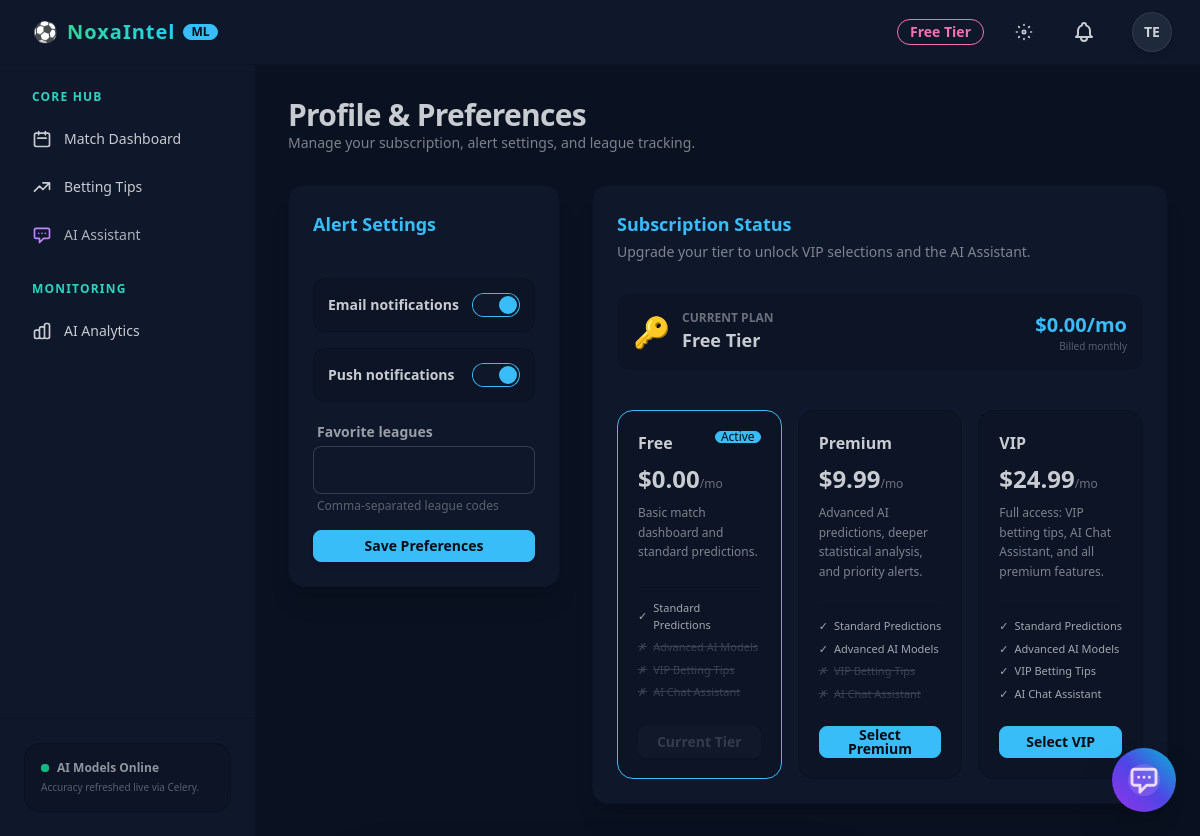
Page /users/profile/ (signed in) on the committed database.
### users/models.py (models this page shows, shortened)
class CustomUser(AbstractUser):
    phone_number = models.CharField(max_length=20, unique=True, null=True, blank=True)
    email = models.EmailField(unique=True)
    USERNAME_FIELD = 'phone_number'
    REQUIRED_FIELDS = ['email', 'username']

class Profile(models.Model):
    user = models.OneToOneField(CustomUser, on_delete=models.CASCADE, related_name='profile')
    subscription_tier = models.ForeignKey(
        SubscriptionTier, on_delete=models.SET_NULL, null=True, blank=True
    )
    email_notifications = models.BooleanField(default=True)
    push_notifications = models.BooleanField(default=True)
    favorite_leagues = models.CharField(max_length=255, blank=True, help_text="Comma-separated league codes")

class SubscriptionTier(models.Model):
    name = models.CharField(max_length=50, unique=True)
    price = models.DecimalField(max_digits=6, decimal_places=2, default=0.00)
    description = models.TextField(blank=True)
    access_advanced_ai = models.BooleanField(default=False)
    access_vip_tips = models.BooleanField(default=False)
    access_ai_assistant = models.BooleanField(default=False)

### users/views.py (the view)
# urls.py: path('profile/', views.profile_view, name='profile'),
@login_required
def profile_view(request):
    profile = request.user.profile
    if request.method == 'POST':
        form = ProfileUpdateForm(request.POST, instance=profile)
        if form.is_valid():
            form.save()
            messages.success(request, "Profile updated successfully.")
            if request.htmx:
                return render(request, 'users/partials/profile_form.html', {'form': form, 'profile': profile})
            return redirect('users:profile')
    else:
        form = ProfileUpdateForm(instance=profile)
    tiers = SubscriptionTier.objects.all()
    return render(request, 'users/profile.html', {'form': form, 'profile': profile, 'tiers': tiers})

### users/forms.py
class ProfileUpdateForm(forms.ModelForm):
    class Meta:
        model = Profile
        fields = ('email_notifications', 'push_notifications', 'favorite_leagues')
        widgets = {
            'favorite_leagues': forms.TextInput(attrs={'class': 'input input-bordered w-full'}),
            'email_notifications': forms.CheckboxInput(attrs={'class': 'toggle toggle-primary'}),
            'push_notifications': forms.CheckboxInput(attrs={'class': 'toggle toggle-primary'}),
        }

### config/context_processors.py (called while the page is built)
def vapid_public_key(request):
    return {
        "VAPID_PUBLIC_KEY": getattr(settings, "VAPID_PUBLIC_KEY", "")
    }

### templates/users/profile.html (shortened to what this page needs)
{% extends 'base.html' %}
{% block content %}
<div class="space-y-8 max-w-6xl mx-auto">
    <div>
        <h1 class="text-3xl font-extrabold tracking-tight">Profile & Preferences</h1>
        <p class="text-sm opacity-60">Manage your subscription, alert settings, and league tracking.</p>
    </div>
    <div class="grid grid-cols-1 lg:grid-cols-3 gap-8">
        <div class="lg:col-span-1 space-y-6">
            <div class="card bg-base-100 border border-base-200 shadow-xl rounded-2xl">
                <div class="card-body p-6 space-y-4">
                    <h3 class="font-bold text-lg text-primary">Alert Settings</h3>
                    <div id="profile-form-container">
                        {% include 'users/partials/profile_form.html' %}
                    </div>
                </div>
            </div>
        </div>
        <div class="lg:col-span-2 space-y-6">
            <div class="card bg-base-100 border border-base-200 shadow-xl rounded-2xl">
                <div class="card-body p-6 space-y-6">
                    <div>
                        <h3 class="font-bold text-lg text-primary">Subscription Status</h3>
                        <p class="text-sm opacity-60 mt-1">Upgrade your tier to unlock VIP selections and the AI Assistant.</p>
                    </div>
                    <div class="p-4 rounded-xl bg-base-200 flex flex-wrap justify-between items-center gap-4">
                        <div class="flex items-center gap-3">
                            <span class="text-3xl">🔑</span>
                            <div>
                                <p class="text-xs opacity-50 uppercase font-semibold">Current Plan</p>
                                <h4 class="font-bold text-lg text-base-content">{{ profile.subscription_tier.name }} Tier</h4>
                            </div>
                        </div>
                        <div class="text-right">
                            <p class="text-xl font-black text-primary">${{ profile.subscription_tier.price }}/mo</p>
                            <p class="text-[10px] opacity-40">Billed monthly</p>
                        </div>
                    </div>
                    <div class="grid grid-cols-1 md:grid-cols-3 gap-4 pt-2">
                        {% for tier in tiers %}
                            <div class="card bg-base-200 border {% if profile.subscription_tier.id == tier.id %}border-primary{% else %}border-base-300{% endif %} hover:shadow-md transition-all duration-200">
                                <div class="card-body p-5 space-y-4 justify-between">
                                    <div class="space-y-2">
                                        <div class="flex justify-between items-start">
                                            <h4 class="font-bold text-base">{{ tier.name }}</h4>
                                            {% if profile.subscription_tier.id == tier.id %}
                                                <span class="badge badge-primary badge-xs">Active</span>
                                            {% endif %}
                                        </div>
                                        <p class="text-2xl font-black">${{ tier.price }}<span class="text-xs font-normal opacity-50">/mo</span></p>
                                        <p class="text-xs opacity-60 leading-relaxed">{{ tier.description }}</p>
                                    </div>
                                    <ul class="text-[11px] space-y-1.5 border-t border-base-300 pt-3 opacity-80">
                                        <li class="flex items-center gap-1.5">
                                            <span>✓</span> Standard Predictions
                                        </li>
                                        <li class="flex items-center gap-1.5 {% if not tier.access_advanced_ai %}opacity-30 line-through{% endif %}">
                                            <span>{% if tier.access_advanced_ai %}✓{% else %}✗{% endif %}</span> Advanced AI Models
                                        </li>
                                        <li class="flex items-center gap-1.5 {% if not tier.access_vip_tips %}opacity-30 line-through{% endif %}">
                                            <span>{% if tier.access_vip_tips %}✓{% else %}✗{% endif %}</span> VIP Betting Tips
                                        </li>
                                        <li class="flex items-center gap-1.5 {% if not tier.access_ai_assistant %}opacity-30 line-through{% endif %}">
                                            <span>{% if tier.access_ai_assistant %}✓{% else %}✗{% endif %}</span> AI Chat Assistant
                                        </li>
                                    </ul>
                                    <div class="card-actions mt-3">
                                        {% if profile.subscription_tier.id == tier.id %}
                                            <button class="btn btn-disabled btn-sm w-full font-bold">Current Tier</button>
                                        {% else %}
                                            <a href="{% url 'users:subscription_upgrade' tier.id %}" class="btn btn-primary btn-sm w-full font-bold">
                                                Select {{ tier.name }}
                                            </a>
                                        {% endif %}
                                    </div>
                                </div>
                            </div>
                        {% endfor %}
                    </div>
                </div>
            </div>
        </div>
    </div>
</div>
{% endblock %}

### templates/components/navbar.html (shortened to what this page needs)
<div class="navbar bg-base-100 border-b border-base-200 px-2 md:px-6 z-40 relative">
    <div class="flex-1">
        <a href="{% url 'home' %}" class="btn btn-ghost normal-case text-lg md:text-xl font-black gap-1 md:gap-2 tracking-wider px-2">
            <span>⚽</span>
            <span class="bg-gradient-to-r from-emerald-400 to-cyan-400 bg-clip-text text-transparent">NoxaIntel</span>
            <span class="hidden sm:inline-flex badge badge-primary badge-sm font-semibold tracking-normal">ML</span>
        </a>
    </div>
    <div class="flex-none gap-1.5 md:gap-4">
        {% if user.is_authenticated %}
            <div class="hidden sm:inline-flex">
                {% if user.profile.subscription_tier.name == 'VIP' %}
                    <span class="badge badge-warning gap-1 py-3 px-3 font-bold shadow-lg shadow-warning/10">
                        👑 VIP
                    </span>
                {% elif user.profile.subscription_tier.name == 'Premium' %}
                    <span class="badge badge-secondary gap-1 py-3 px-3 font-bold shadow-lg shadow-secondary/10">
                        ⚡ Premium
                    </span>
                {% else %}
                    <span class="badge badge-accent badge-outline gap-1 py-3 px-3 font-semibold">
                        Free Tier
                    </span>
                {% endif %}
            </div>
            <button id="theme-toggle" class="btn btn-ghost btn-circle" aria-label="Toggle Theme">
            </button>
            <div class="dropdown dropdown-end">
                <a href="{% url 'notifications:list' %}" class="btn btn-ghost btn-circle relative">
                </a>
            </div>
            <div class="dropdown dropdown-end">
                <div tabindex="0" role="button" class="btn btn-ghost btn-circle avatar placeholder">
                    <div class="bg-neutral text-neutral-content rounded-full w-10 border border-neutral-content/10 shadow-md">
                        <span class="text-sm font-bold">{{ user.username|slice:":2"|upper }}</span>
                    </div>
                </div>
            </div>
        {% else %}
            <a href="{% url 'users:login' %}" class="btn btn-ghost btn-sm">Log In</a>
            <a href="{% url 'users:register' %}" class="btn btn-primary btn-sm px-4">Sign Up</a>
        {% endif %}
    </div>
</div>

### templates/users/partials/profile_form.html (shortened to what this page needs)
<form hx-post="{% url 'users:profile' %}" hx-swap="outerHTML" hx-target="#profile-form-container" class="space-y-4">
    {% for field in form %}
        <div class="form-control w-full">
            {% if field.field.widget.input_type == 'checkbox' or 'toggle' in field.field.widget.attrs.class %}
                <label class="label cursor-pointer justify-between bg-base-200 hover:bg-base-300/50 p-3.5 rounded-xl border border-base-300 transition-all duration-150">
                    <div class="flex flex-col">
                        <span class="label-text font-bold text-sm text-base-content">{{ field.label }}</span>
                    </div>
                    {{ field }}
                </label>
            {% else %}
                <label class="label py-1">
                    <span class="label-text font-bold text-sm opacity-75">{{ field.label }}</span>
                </label>
                {{ field }}
                {% if field.help_text %}
                    <span class="label-text-alt opacity-40 px-1 mt-1">{{ field.help_text }}</span>
                {% endif %}
            {% endif %}
        </div>
    {% endfor %}
    <button type="submit" class="btn btn-primary btn-sm w-full font-bold shadow-md shadow-primary/10 mt-2">
        Save Preferences
    </button>
</form>

### rows in the picture
CustomUser: username "TE"
Profile: form "☑" "☑", subscription_tier.name "Free", subscription_tier.price "0.00"
SubscriptionTier: name "Free", shows "Active", price "0.00", description "Basic match dashboard and standard predictions.", shows "Current Tier"
SubscriptionTier: name "Premium", price "9.99", description "Advanced AI predictions, deeper statistical analysis, and priority alerts."
SubscriptionTier: name "VIP", price "24.99", description "Full access: VIP betting tips, AI Chat Assistant, and all premium features."

### other values in the picture
{{ field.label }} "Email notifications" "Push notifications"
{{ field.label }} "Favorite leagues"
{{ field.help_text }} "Comma-separated league codes"
